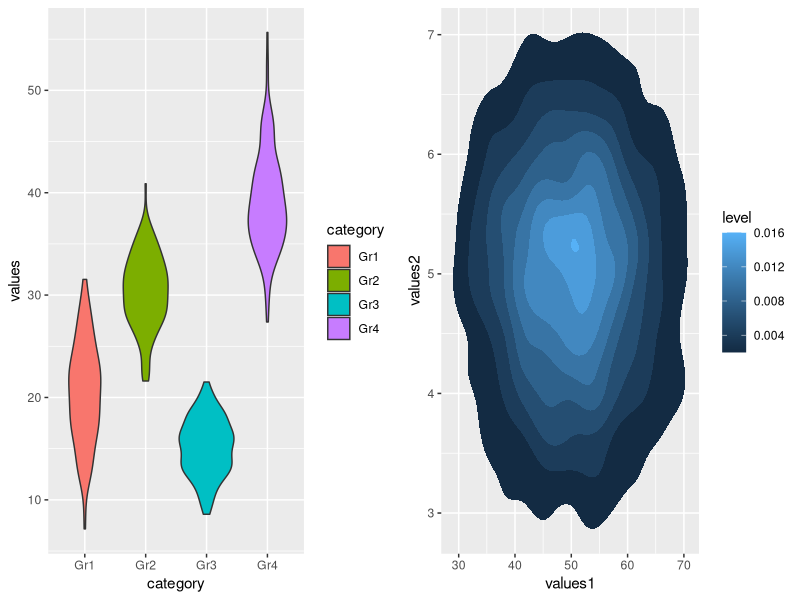
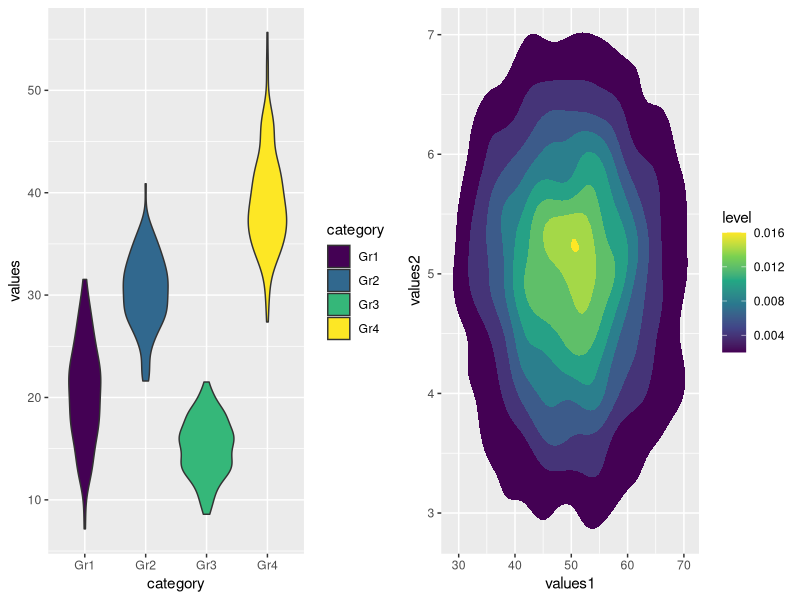
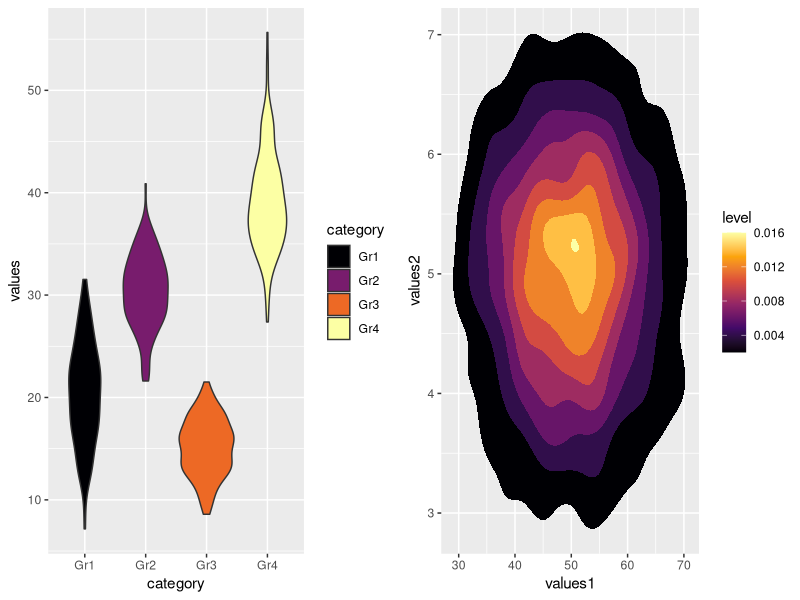
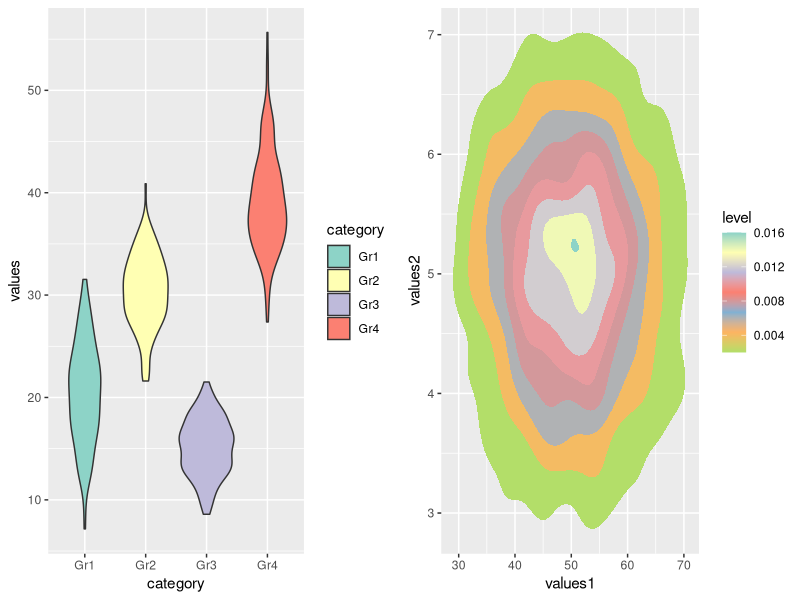
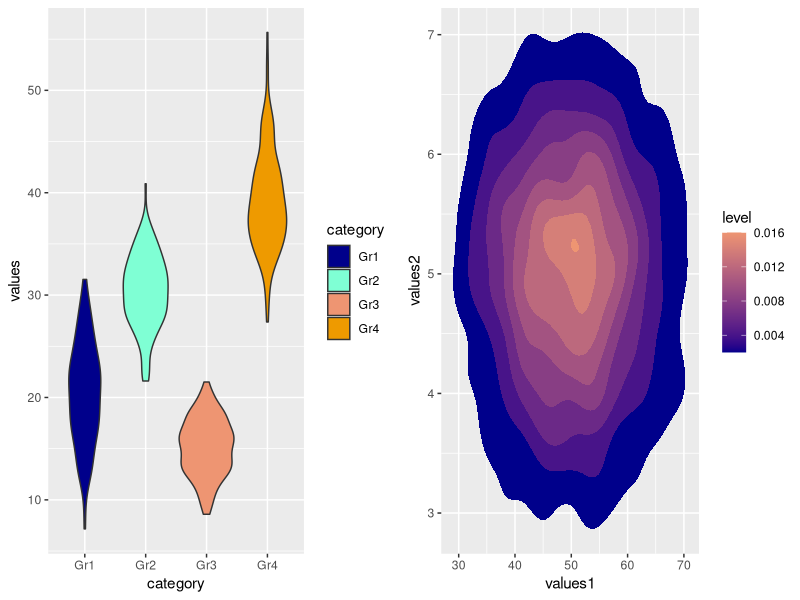

The R source for these figures, in order:
## ---- chunk 1
knitr::opts_chunk$set(echo = TRUE, fig.align='center')

# title: Choosing colors for your plot
# author: jonathan
# revised: 13/2/2020 

WEB <- c("https://bioceed.uib.no/dropfolder/bioSTATS/Rmd/Basic/Visualizing/Essential/Choosing-colors.html")
GIT <- c("https://github.com/jonathansoule/biostats/blob/master/Basic/Visualizing/Essential/Choosing-colors.Rmd")
library(ggplot2)
library(gridExtra)

# data for violin plot
# variable 1
values <- c(rnorm(150, mean=20, sd=5), rnorm(150, mean=30, sd=4), rnorm(150, mean=15, 3), rnorm(150, mean=40, sd=5)) 
# variable 2
category <- c(rep("Gr1", 150), rep("Gr2", 150), rep("Gr3", 150), rep("Gr4", 150))
# dataframe
df <- data.frame(category, values)

## data for density plot
# variable 3
values1 <- rnorm(4000, mean=50, sd=10) 
# variable 4
values2 <- rnorm(4000, mean=5, sd=1)
# dataframe
df2 <- data.frame(values1, values2)
## ---- chunk 2
# code for violin plot
baseplot1 <- ggplot(df, aes(category, values, fill=category)) +
  geom_violin()

# code for density plot
baseplot2 <- ggplot(df2, aes(values1, values2)) +
  stat_density_2d(aes(fill = ..level..), geom = "polygon")

## ---- chunk 3
grid.arrange(
  baseplot1,
  baseplot2,
  nrow=1)
## ---- chunk 4
grid.arrange(
  baseplot1 + scale_fill_viridis_d(),
  baseplot2 + scale_fill_viridis_c(),
  nrow=1)
## ---- chunk 5
grid.arrange(
  baseplot1 + scale_fill_viridis_d(option="inferno"),
  baseplot2 + scale_fill_viridis_c(option="inferno"),
  nrow=1)
## ---- chunk 6
grid.arrange(
  baseplot1 + scale_fill_brewer(palette="Set3"),
  baseplot2 + scale_fill_distiller(palette="Set3"),
  nrow=1)
## ---- chunk 7
grid.arrange(
  baseplot1 + scale_fill_manual(values=c("darkblue", "aquamarine1", "lightsalmon2", "orange2")),
  baseplot2 + scale_fill_gradient(low= "darkblue", high= "lightsalmon2"),
  nrow=1)
